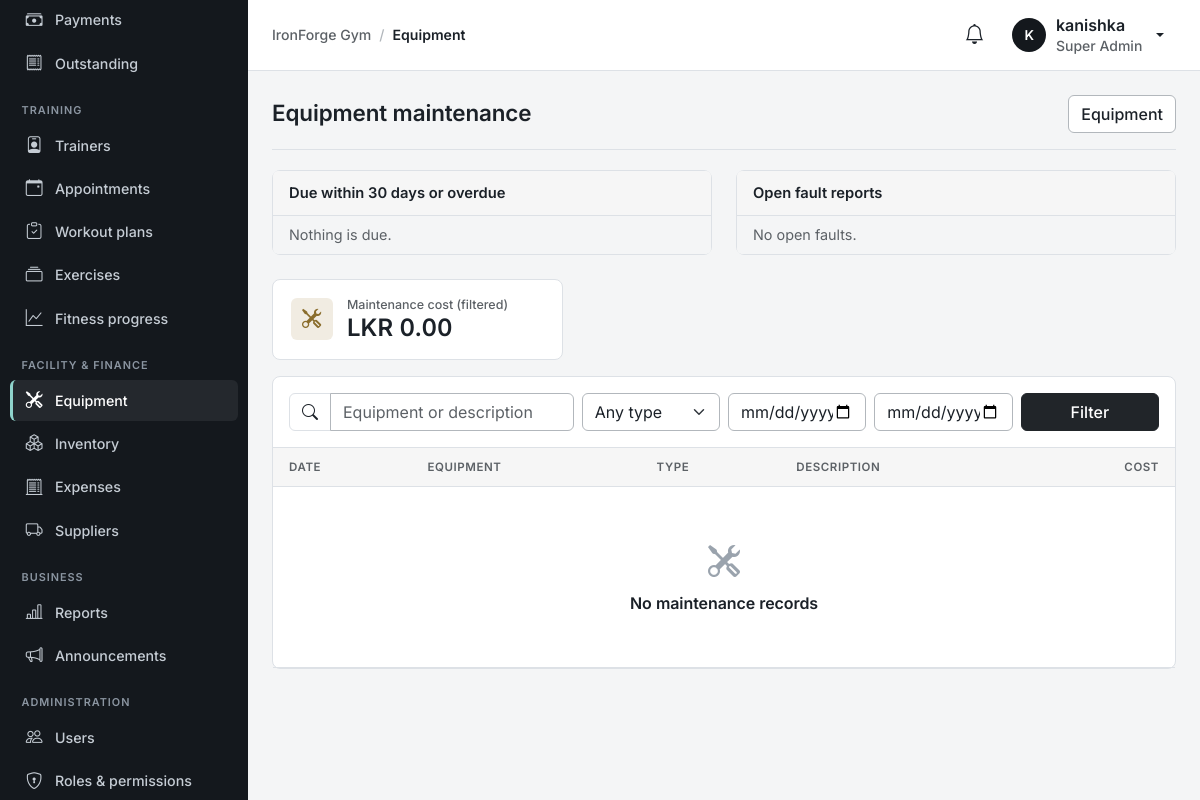
/equipment/maintenance/ (signed in), run on an earlier commit of the app's database.
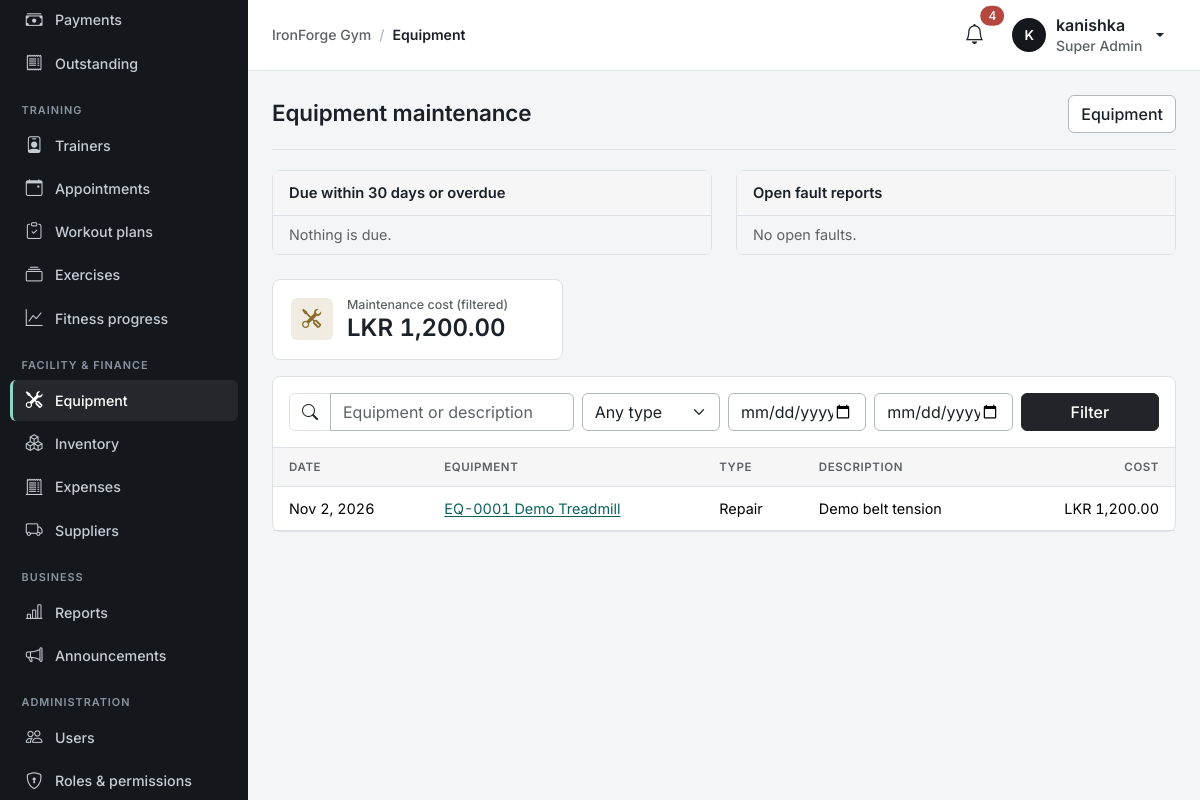
And on a later commit of the database.
### apps/equipment/models.py (models this page shows, shortened)
class MaintenanceRecord(models.Model):
    equipment = models.ForeignKey(Equipment, on_delete=models.PROTECT, related_name="maintenance")
    kind = models.CharField(max_length=10, choices=MaintenanceKind.choices, default=MaintenanceKind.ROUTINE)
    performed_on = models.DateField(default=timezone.localdate, db_index=True)
    description = models.CharField(max_length=255)
    cost = models.DecimalField("cost (LKR)", max_digits=12, decimal_places=2, default=0)
    technician = models.CharField("technician / company", max_length=150, blank=True)
    supplier = models.ForeignKey("suppliers.Supplier", null=True, blank=True, on_delete=models.PROTECT, related_name="maintenance")
    fault = models.ForeignKey(FaultReport, null=True, blank=True, on_delete=models.PROTECT, related_name="repairs")
    next_due = models.DateField(null=True, blank=True)
    condition_after = models.CharField(max_length=10, choices=Condition.choices, blank=True)
    recorded_by = models.ForeignKey(settings.AUTH_USER_MODEL, null=True, blank=True, on_delete=models.SET_NULL, related_name="+")
    created_at = models.DateTimeField(auto_now_add=True)
    class Meta:
        ordering = ["-performed_on", "-id"]
        constraints = [models.CheckConstraint(condition=Q(cost__gte=0), name="maintenance_cost_non_negative")]

class Equipment(models.Model):
    code = models.CharField("equipment code", max_length=30, unique=True)
    name = models.CharField(max_length=150)
    category = models.CharField(max_length=14, choices=EquipmentCategory.choices, default=EquipmentCategory.OTHER, db_index=True)
    serial_number = models.CharField(max_length=80, blank=True)
    purchase_date = models.DateField(null=True, blank=True)
    purchase_cost = models.DecimalField("purchase cost (LKR)", max_digits=12, decimal_places=2, null=True, blank=True)
    supplier = models.ForeignKey("suppliers.Supplier", null=True, blank=True, on_delete=models.PROTECT, related_name="equipment")
    warranty_expires = models.DateField(null=True, blank=True)
    warranty_notes = models.CharField(max_length=255, blank=True)
    location = models.CharField(max_length=100, blank=True)
    condition = models.CharField(max_length=10, choices=Condition.choices, default=Condition.GOOD)
    status = models.CharField(max_length=14, choices=EquipmentStatus.choices, default=EquipmentStatus.AVAILABLE, db_index=True)
    maintenance_interval_days = models.PositiveIntegerField(null=True, blank=True, help_text="Used to schedule the next service automatically.")
    last_maintenance_date = models.DateField(null=True, blank=True)
    next_maintenance_date = models.DateField(null=True, blank=True, db_index=True)
    notes = models.TextField(blank=True)
    created_at = models.DateTimeField(auto_now_add=True)
    class Meta:
        ordering = ["name", "code"]
        verbose_name_plural = "equipment"
        constraints = [
            models.CheckConstraint(condition=Q(purchase_cost__isnull=True) | Q(purchase_cost__gte=0), name="equipment_cost_non_negative"),
        ]
    def get_absolute_url(self):
        return reverse("equipment:detail", args=[self.pk])

### apps/equipment/views.py (the view)
# urls.py: path("maintenance/", views.MaintenanceListView.as_view(), name="maintenance_list"),
class MaintenanceListView(GymPermissionMixin, ListView):
    required_permission = "equipment.view"
    template_name = "equipment/maintenance_list.html"
    paginate_by = 25
    def get_queryset(self):
        g = self.request.GET
        qs = MaintenanceRecord.objects.select_related("equipment", "recorded_by", "supplier")
        if g.get("kind") in MaintenanceKind.values:
            qs = qs.filter(kind=g["kind"])
        d_from, d_to = parse_date(g.get("from", "")), parse_date(g.get("to", ""))
        if d_from:
            qs = qs.filter(performed_on__gte=d_from)
        if d_to:
            qs = qs.filter(performed_on__lte=d_to)
        if g.get("q", "").strip():
            qs = qs.filter(Q(equipment__name__icontains=g["q"].strip()) | Q(equipment__code__icontains=g["q"].strip()) | Q(description__icontains=g["q"].strip()))
        self.filtered = qs
        return qs
    def get_context_data(self, **kwargs):
        g = self.request.GET
        today = timezone.localdate()
        due = Equipment.objects.filter(next_maintenance_date__isnull=False, next_maintenance_date__lte=today + timedelta(days=30)).order_by("next_maintenance_date")
        return super().get_context_data(
            q=g.get("q", ""), kind=g.get("kind", ""), date_from=g.get("from", ""), date_to=g.get("to", ""), kinds=MaintenanceKind.choices,
            total_cost=self.filtered.aggregate(t=Sum("cost"))["t"] or Decimal("0"), due=due,
            open_faults=FaultReport.objects.filter(resolved_at__isnull=True).select_related("equipment"), today=today, **kwargs)

### apps/accounts/mixins.py (called while the page is built)
    def dispatch(self, request, *args, **kwargs):
        if not request.user.is_authenticated:
            return self.handle_no_permission()
        if self.required_permission and not request.user.has_gym_perm(self.required_permission):
            raise PermissionDenied
        return super().dispatch(request, *args, **kwargs)

### apps/accounts/models.py (called while the page is built)
    @property
    def is_super_admin(self):
        return self.role == Role.SUPER_ADMIN

    @property
    def display_name(self):
        return self.get_full_name() or self.username

    def gym_permissions(self):
        if not hasattr(self, "_gym_permissions"):
            if not self.is_active:
                perms = set()
            elif self.is_super_admin:
                perms = set(PERMISSIONS) | SUPER_ADMIN_ONLY
            else:
                perms = set(RolePermission.objects.filter(role=self.role).values_list("permission", flat=True))
            self._gym_permissions = perms
        return self._gym_permissions

    def has_gym_perm(self, code):
        return code in self.gym_permissions()

### apps/core/appearance.py (called while the page is built)
def _rgb(color):
    return tuple(int(color[i:i + 2], 16) for i in (1, 3, 5))

### templates/equipment/maintenance_list.html (shortened to what this page needs)
{% extends "base.html" %}
{% load gym %}
{% block content %}
<div class="page-header"><h1>Equipment maintenance</h1><a href="{% url 'equipment:list' %}" class="btn btn-outline-secondary">Equipment</a></div>
<div class="row g-4 mb-4"><div class="col-lg-6"><div class="card h-100"><div class="card-header">Due within 30 days or overdue</div><ul class="list-group list-group-flush">
  {% for e in due %}<li class="list-group-item d-flex justify-content-between"><a href="{{ e.get_absolute_url }}">{{ e.code }} {{ e.name }}</a><span class="{% if e.next_maintenance_date < today %}text-danger fw-semibold{% endif %}">{{ e.next_maintenance_date|date:"M j, Y" }}</span></li>
  {% empty %}<li class="list-group-item text-muted">Nothing is due.</li>{% endfor %}</ul></div></div>
<div class="col-lg-6"><div class="card h-100"><div class="card-header">Open fault reports</div><ul class="list-group list-group-flush">
  {% for f in open_faults %}<li class="list-group-item small"><a href="{{ f.equipment.get_absolute_url }}">{{ f.equipment.code }} {{ f.equipment.name }}</a> – {{ f.description|truncatechars:80 }}</li>
  {% empty %}<li class="list-group-item text-muted">No open faults.</li>{% endfor %}</ul></div></div></div>
<div class="row g-3 mb-3"><div class="col-md-4">{% include "components/stat_card.html" with label="Maintenance cost (filtered)" value=total_cost|lkr icon="tools" tone="amber" %}</div></div>
<div class="card"><div class="card-body border-bottom"><form method="get" class="row g-2" data-no-loading>
  <div class="col-lg-4">{% include "components/search_bar.html" with q=q placeholder="Equipment or description" %}</div>
  <div class="col-6 col-lg-2"><select name="kind" class="form-select" aria-label="Type"><option value="">Any type</option></select></div>
  <div class="col-6 col-lg-2"><input type="date" name="from" value="{{ date_from }}" class="form-control" aria-label="From"></div><div class="col-6 col-lg-2"><input type="date" name="to" value="{{ date_to }}" class="form-control" aria-label="To"></div>
  <div class="col-6 col-lg-2"><button class="btn btn-dark w-100" type="submit" data-no-loading>Filter</button></div></form></div>
<div class="table-responsive"><table class="table table-hover mb-0"><thead><tr><th>Date</th><th>Equipment</th><th>Type</th><th>Description</th><th class="text-end">Cost</th></tr></thead><tbody>
{% for r in object_list %}<tr><td class="text-nowrap">{{ r.performed_on|date:"M j, Y" }}</td><td><a href="{{ r.equipment.get_absolute_url }}">{{ r.equipment.code }} {{ r.equipment.name }}</a></td><td>{{ r.get_kind_display }}</td><td>{{ r.description }}</td><td class="text-end text-nowrap">{{ r.cost|lkr }}</td></tr>
{% empty %}<tr><td colspan="5">{% include "components/empty_state.html" with icon="tools" title="No maintenance records" %}</td></tr>{% endfor %}</tbody></table></div></div>
{% endblock %}

### templates/base.html (shortened to what the changed rows need)
{% load static gym %}<!doctype html>
<html lang="en" data-bs-theme="light">
<head>
  <link href="https://cdn.jsdelivr.net/npm/bootstrap@5.3.3/dist/css/bootstrap.min.css" rel="stylesheet">
  <link href="https://cdn.jsdelivr.net/npm/bootstrap-icons@1.11.3/font/bootstrap-icons.min.css" rel="stylesheet">
  <link href="{% static 'css/app.css' %}" rel="stylesheet">
</head>
<body data-sidebar="{{ APPEARANCE.layout.sidebar_style }}" data-stat-cols="{{ APPEARANCE.layout.stat_columns }}">
<div class="app-shell">
  <div class="main">
    <header class="topbar">
      <div class="ms-auto d-flex align-items-center gap-2">
      <div class="dropdown">
        <button class="btn btn-icon position-relative" data-bs-toggle="dropdown" aria-expanded="false" aria-label="Notifications"><i class="bi bi-bell fs-5"></i>
          {% if unread_notifications %}<span class="position-absolute top-0 start-100 translate-middle badge rounded-pill text-bg-danger">{{ unread_notifications }}</span>{% endif %}</button>
      </div>
      </div>
    </header>
    <main class="content" id="main" tabindex="-1">
      {% block content %}{% endblock %}
    </main>
  </div>
</div>
</body>
</html>

What changed in the data, as far as the page shows it:
added MaintenanceRecord: performed_on "Nov 2, 2026", equipment.code "EQ-0001", equipment.name "Demo Treadmill", kind "Repair", description "Demo belt tension", cost|lkr "LKR 1,200.00"
Also different on the page:
{{ unread_notifications }}: (not shown) → "4"
{{ value }}: "LKR 0.00" → "LKR 1,200.00"
{{ title|default:"Nothing here yet" }}: "No maintenance records" → (not shown)
